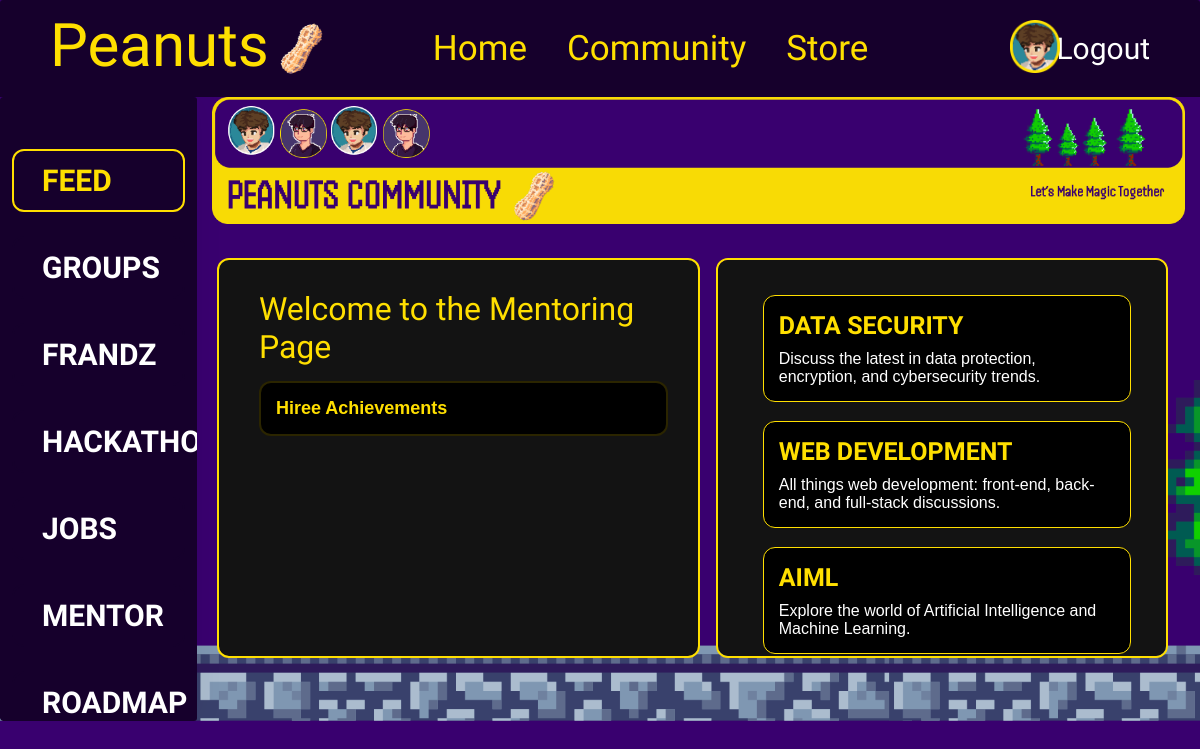
The page /accounts/community/feed/ (signed in) on the database as committed earlier.
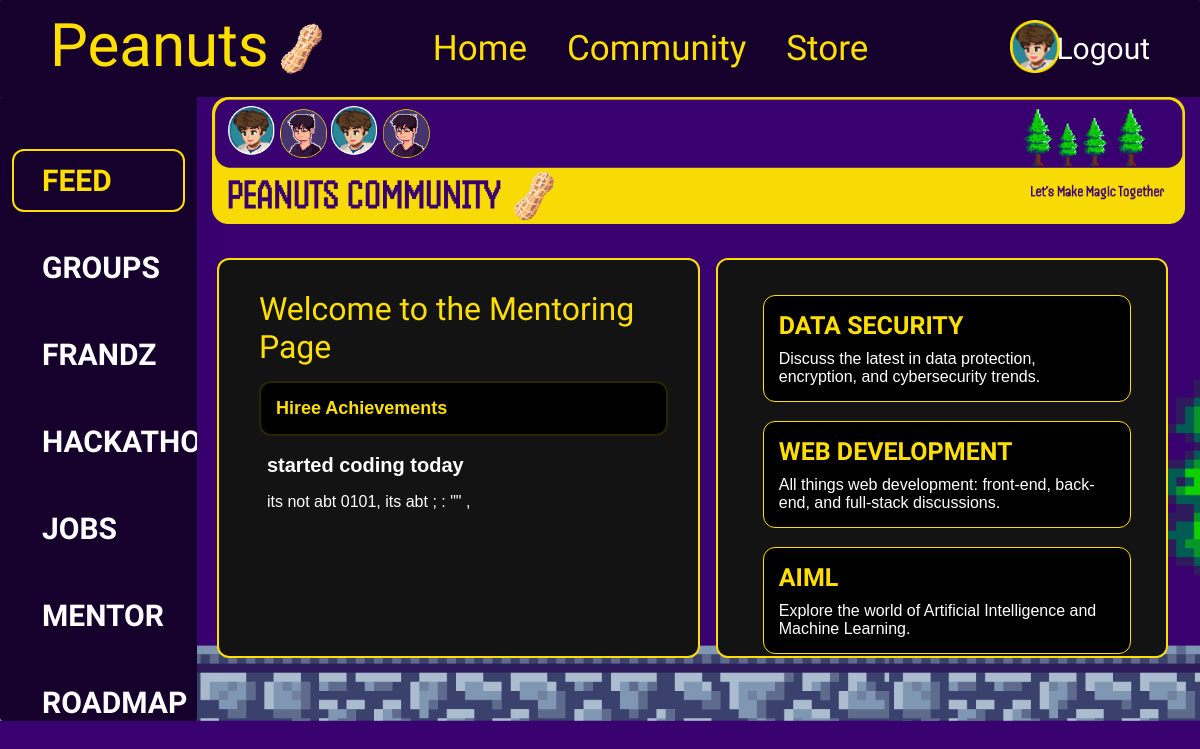
The same page on the database as committed later.
### mainApp/models.py (models this page shows, shortened)
class Achievement(models.Model):
    title = models.CharField(max_length=200)
    description = models.TextField()
    posted_at = models.DateTimeField(auto_now_add=True)

### mainApp/views.py (the view)
# urls.py: path('accounts/community/feed/', views.community_feed, name='community_feed'),
@login_required
def community_feed(request):
    achievements = Achievement.objects.all()
    context = {
        'achievements': achievements,
    }
    return render(request, 'community_feed.html', context)

### mainApp/templates/community_feed.html (shortened to what the changed rows need)
<!DOCTYPE html>
<html lang="en">
<head>
    {% load static %}
    <link rel="stylesheet" href="{% static 'index.css' %}">
    <link rel="stylesheet" href="{% static 'community.css' %}">
    <link rel="stylesheet" href="{% static 'cursor.css' %}">
</head>
<body>
    <div class="_3d-pixel-cursor__arrow">
        <div class="main">
            <main>
                <div class="page-content">
                    <div class="main-container">
                        <h1 class="community_heading">Welcome to the Mentoring Page</h1>
                        <div class="Available_Jobs">
                            <h2>Hiree Achievements</h2>
                            <ul class="jobs">
                                {% for achievement in achievements %}
                                <li class="job_description">
                                    <h3>{{ achievement.title }}</h3>
                                    <p>{{ achievement.description }}</p>
                                </li>
                                {% endfor %}
                            </ul>
                        </div>
                    </div>
                </div>
            </main>
        </div>
    </div>
</body>
</html>

Rows that differ between the two databases and show on the page:
added Achievement: title "started coding today", description "its not abt 0101, its abt ; : \"\" ,"
